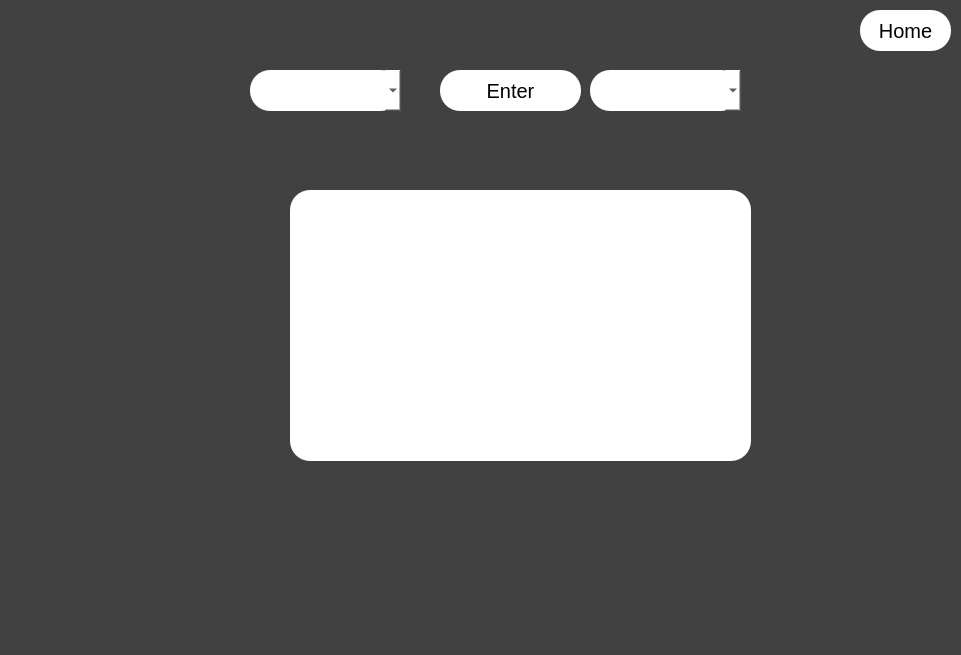
<?xml version="1.0" encoding="UTF-8"?>
<ui version="4.0">
 <class>Dialog</class>
 <widget class="QDialog" name="Dialog">
  <property name="geometry">
   <rect>
    <x>0</x>
    <y>0</y>
    <width>961</width>
    <height>655</height>
   </rect>
  </property>
  <property name="windowTitle">
   <string>Descriptive Statistical Measures</string>
  </property>
  <property name="styleSheet">
   <string notr="true">background-color:rgb(65, 65, 65);</string>
  </property>
  <widget class="QPushButton" name="h">
   <property name="geometry">
    <rect>
     <x>440</x>
     <y>70</y>
     <width>141</width>
     <height>41</height>
    </rect>
   </property>
   <property name="styleSheet">
    <string notr="true">border-radius: 20px;
background-color: #FFFFFF;
font: 75 9pt &quot;Berlin Sans FB Demi&quot;;
font-size:20px</string>
   </property>
   <property name="text">
    <string>Enter</string>
   </property>
  </widget>
  <widget class="QPushButton" name="home">
   <property name="geometry">
    <rect>
     <x>860</x>
     <y>10</y>
     <width>91</width>
     <height>41</height>
    </rect>
   </property>
   <property name="styleSheet">
    <string notr="true">border-radius: 20px;
background-color: #FFFFFF;
font: 75 9pt &quot;Berlin Sans FB Demi&quot;;
font-size:20px</string>
   </property>
   <property name="text">
    <string>Home</string>
   </property>
  </widget>
  <widget class="QComboBox" name="comboBoxd3">
   <property name="geometry">
    <rect>
     <x>250</x>
     <y>70</y>
     <width>151</width>
     <height>41</height>
    </rect>
   </property>
   <property name="styleSheet">
    <string notr="true">border-radius: 20px;
background-color: #FFFFFF;
font: 75 9pt &quot;Berlin Sans FB Demi&quot;;
font-size:20px</string>
   </property>
  </widget>
  <widget class="QLabel" name="label">
   <property name="geometry">
    <rect>
     <x>290</x>
     <y>190</y>
     <width>461</width>
     <height>271</height>
    </rect>
   </property>
   <property name="styleSheet">
    <string notr="true">border-radius: 20px;
background-color: #FFFFFF;
font: 75 9pt &quot;Berlin Sans FB Demi&quot;;
font-size:20px</string>
   </property>
   <property name="text">
    <string/>
   </property>
  </widget>
  <widget class="QComboBox" name="comboBoxd4">
   <property name="geometry">
    <rect>
     <x>590</x>
     <y>70</y>
     <width>151</width>
     <height>41</height>
    </rect>
   </property>
   <property name="styleSheet">
    <string notr="true">border-radius: 20px;
background-color: #FFFFFF;
font: 75 9pt &quot;Berlin Sans FB Demi&quot;;
font-size:20px</string>
   </property>
  </widget>
 </widget>
 <resources/>
 <connections/>
</ui>
